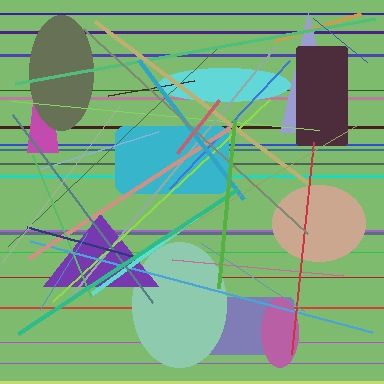
#> input picture test/authentic/source_0100_authentic.jpg, 384 x 384 px
$ python -i image_features.py   (imports and definitions only)   (older library calls are emulated)
#> lines starting #> are read from the running program, lines starting #| are printed output that depends on the picture

from io import BytesIO

import cv2
import numpy as np


# ============================================================
# FEATURE NAMES
# ============================================================

FEATURE_NAMES = [
    "width",
    "height",
    "aspect_ratio",
    "mean_r",
    "mean_g",
    "mean_b",
    "std_r",
    "std_g",
    "std_b",
    "gray_mean",
    "gray_std",
    "laplacian_variance",
    "edge_density",
    "brightness",
    "contrast",
    "noise_estimate",
]


# ============================================================
# IMAGE DECODER
# ============================================================

def decode_image(image_bytes: bytes):

    if not image_bytes:
        raise ValueError("Empty image data")

    array = np.frombuffer(
        image_bytes,
        dtype=np.uint8,
    )

    image = cv2.imdecode(
        array,
        cv2.IMREAD_COLOR,
    )

    if image is None:
        raise ValueError("Could not decode image")

    return image


# ============================================================
# FEATURE EXTRACTION
# ============================================================

def extract_features(image_bytes: bytes):

    image = decode_image(image_bytes)

    height, width = image.shape[:2]

    # OpenCV uses BGR
    b, g, r = cv2.split(image)

    gray = cv2.cvtColor(
        image,
        cv2.COLOR_BGR2GRAY,
    )

    # --------------------------------------------------------
    # Basic image properties
    # --------------------------------------------------------

    aspect_ratio = (
        float(width) / float(height)
        if height
        else 0.0
    )

    # --------------------------------------------------------
    # Color statistics
    # --------------------------------------------------------

    mean_r = float(np.mean(r))
    mean_g = float(np.mean(g))
    mean_b = float(np.mean(b))

    std_r = float(np.std(r))
    std_g = float(np.std(g))
    std_b = float(np.std(b))

    # --------------------------------------------------------
    # Grayscale statistics
    # --------------------------------------------------------

    gray_mean = float(np.mean(gray))
    gray_std = float(np.std(gray))

    # --------------------------------------------------------
    # Laplacian variance
    #
    # Useful as a simple sharpness / texture indicator.
    # --------------------------------------------------------

    laplacian = cv2.Laplacian(
        gray,
        cv2.CV_64F,
    )

    laplacian_variance = float(
        laplacian.var()
    )

    # --------------------------------------------------------
    # Edge density
    # --------------------------------------------------------

    edges = cv2.Canny(
        gray,
        100,
        200,
    )

    edge_density = float(
        np.mean(edges > 0)
    )

    # --------------------------------------------------------
    # Brightness
    # --------------------------------------------------------

    brightness = float(
        np.mean(gray)
    )

    # --------------------------------------------------------
    # Contrast
    # --------------------------------------------------------

    contrast = float(
        np.std(gray)
    )

    # --------------------------------------------------------
    # Simple noise estimate
    # --------------------------------------------------------

    blurred = cv2.GaussianBlur(
        gray,
        (3, 3),
        0,
    )

    noise = gray.astype(
        np.float32
    ) - blurred.astype(
        np.float32
    )

    noise_estimate = float(
        np.std(noise)
    )

    # --------------------------------------------------------
    # Return dictionary
    # --------------------------------------------------------

    features = {
        "width": float(width),
        "height": float(height),
        "aspect_ratio": aspect_ratio,

        "mean_r": mean_r,
        "mean_g": mean_g,
        "mean_b": mean_b,

        "std_r": std_r,
        "std_g": std_g,
        "std_b": std_b,

        "gray_mean": gray_mean,
        "gray_std": gray_std,

        "laplacian_variance": laplacian_variance,

        "edge_density": edge_density,

        "brightness": brightness,
        "contrast": contrast,

        "noise_estimate": noise_estimate,
    }

    return features


# ============================================================
# DICTIONARY → ML VECTOR
# ============================================================

def features_to_vector(features):

    vector = []

    for feature_name in FEATURE_NAMES:

        value = features.get(
            feature_name,
            0.0,
        )

        try:
            value = float(value)
        except (TypeError, ValueError):
            value = 0.0

        if not np.isfinite(value):
            value = 0.0

        vector.append(value)

    return np.asarray(
        vector,
        dtype=np.float32,
    )


# ============================================================
# CONVENIENCE FUNCTION
# ============================================================

def extract_feature_vector(image_bytes: bytes):

    features = extract_features(
        image_bytes
    )

    return features_to_vector(
        features
    )

>>> import cv2
>>> picture = cv2.imread('test/authentic/source_0100_authentic.jpg', cv2.IMREAD_GRAYSCALE)
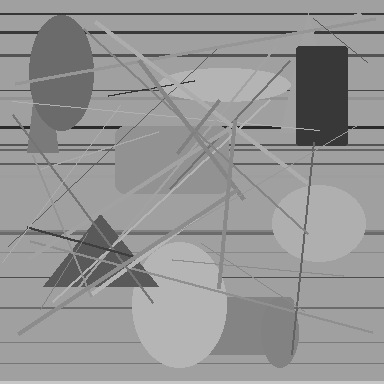
#> picture: shape (384, 384); min 35, max 199, mean 149.1
#> (the run stopped early here; a loop or call above may not have finished)

$ run again, on test/authentic/source_0101_authentic.jpg
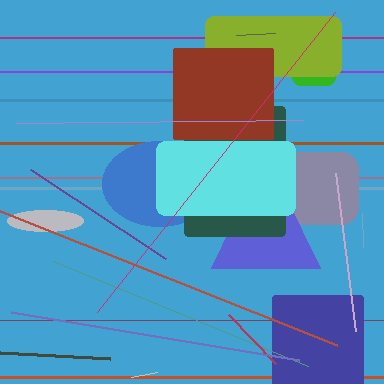
#> input picture test/authentic/source_0101_authentic.jpg, 384 x 384 px
#> `picture = cv2.imread('test/authentic/source_0100_authentic.jpg', cv2.I..`:
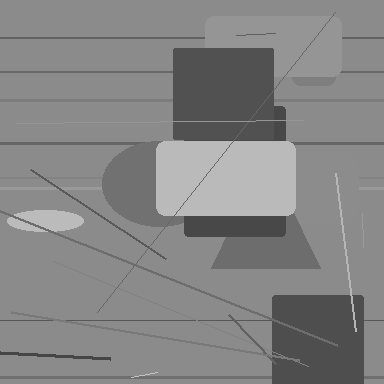
#> picture: shape (384, 384); min 56, max 208, mean 132.5

$ run again, on test/authentic/source_0102_authentic.jpg
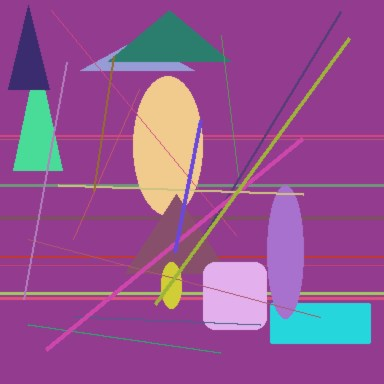
#> input picture test/authentic/source_0102_authentic.jpg, 384 x 384 px
#> `picture = cv2.imread('test/authentic/source_0100_authentic.jpg', cv2.I..`:
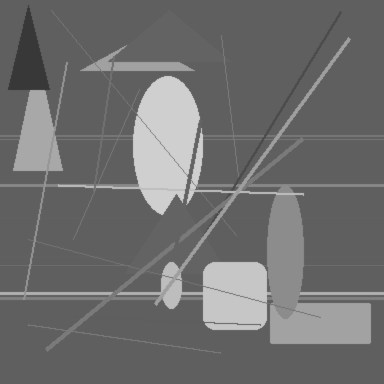
#> picture: shape (384, 384); min 50, max 220, mean 110.2

$ run again, on test/authentic/source_0103_authentic.jpg
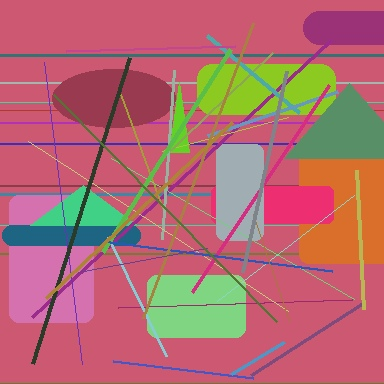
#> input picture test/authentic/source_0103_authentic.jpg, 384 x 384 px
#> `picture = cv2.imread('test/authentic/source_0100_authentic.jpg', cv2.I..`:
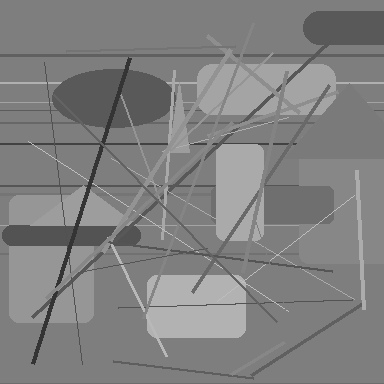
#> picture: shape (384, 384); min 47, max 194, mean 128.5
